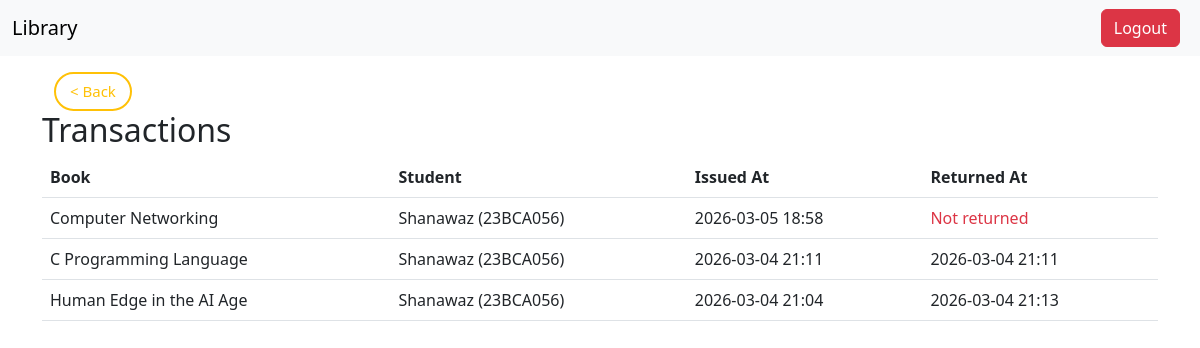
Screenshot of /transactions (signed in) with the database file from the repository.
### app.py (models this page shows, shortened)
class Transaction(db.Model):
    id = db.Column(db.Integer, primary_key=True)
    book_id = db.Column(db.Integer, db.ForeignKey('book.id'), nullable=False)
    student_id = db.Column(db.Integer, db.ForeignKey('student.id'), nullable=False)
    issue_date = db.Column(db.DateTime, default=datetime.utcnow)
    return_date = db.Column(db.DateTime, nullable=True)
    book = db.relationship('Book', backref=db.backref('transactions', lazy=True))
    student = db.relationship('Student', backref=db.backref('transactions', lazy=True))

class Book(db.Model):
    id = db.Column(db.Integer, primary_key=True)
    title = db.Column(db.String(200), nullable=False)
    author = db.Column(db.String(200), nullable=False)
    image_filename = db.Column(db.String(200))
    isbn = db.Column(db.String(50), unique=True, nullable=True)
    copies_total = db.Column(db.Integer, nullable=False, default=1)
    copies_available = db.Column(db.Integer, nullable=False, default=1)

class Student(db.Model):
    id = db.Column(db.Integer, primary_key=True)
    name = db.Column(db.String(200), nullable=False)
    student_class = db.Column(db.String(50))
    roll_no = db.Column(db.String(100), unique=True, nullable=False)
    email = db.Column(db.String(200), nullable=True)

### app.py (the view)
@app.route('/transactions', methods=['GET'])
@login_required
def transactions():
    trans = Transaction.query.order_by(Transaction.issue_date.desc()).all()
    return render_template('transactions.html', transactions=trans)

### app.py (called while the page is built)
def login_required(f):
    from functools import wraps
    @wraps(f)
    def decorated_function(*args, **kwargs):
        if 'admin' not in session:
            return redirect(url_for('login'))
        return f(*args, **kwargs)
    return decorated_function

### templates/transactions.html
{% extends 'base.html' %}
{% block content %}
  <h2>Transactions</h2>
  <table class="table">
    <thead><tr><th>Book</th><th>Student</th><th>Issued At</th><th>Returned At</th></tr></thead>
    <tbody>
      {% for t in transactions %}
      <tr>
        <td>{{ t.book.title }}</td>
        <td>{{ t.student.name }} ({{ t.student.roll_no }})</td>
        <td>{{ t.issue_date.strftime('%Y-%m-%d %H:%M') }}</td>
        <td>{% if t.return_date %}{{ t.return_date.strftime('%Y-%m-%d %H:%M') }}{% else %}<span class="text-danger">Not returned</span>{% endif %}</td>
      </tr>
      {% endfor %}
    </tbody>
  </table>
{% endblock %}

### rows the page displays
Transaction: book "Computer Networking", student.name "Shanawaz", student.roll_no "23BCA056", issue_date "2026-03-05 18:58", shows "Not returned"
Transaction: book "C Programming Language", student.name "Shanawaz", student.roll_no "23BCA056", issue_date "2026-03-04 21:11", return_date "2026-03-04 21:11"
Transaction: book "Human Edge in the AI Age", student.name "Shanawaz", student.roll_no "23BCA056", issue_date "2026-03-04 21:04", return_date "2026-03-04 21:13"
